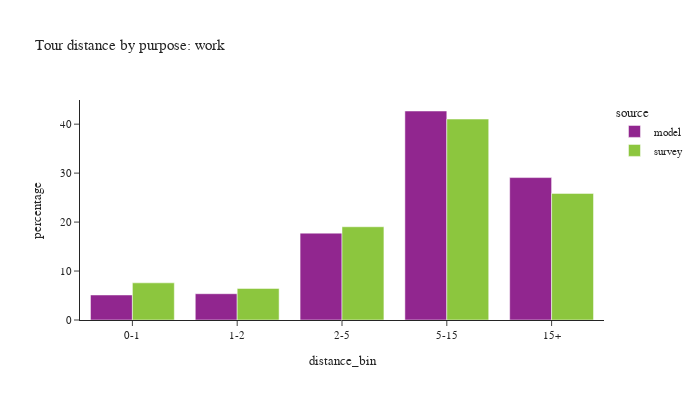

Write notebook code for a chart like this one.
### Code cell
plot_bins(tour, tour['pdpurp'] == 1, 'work')

### Figure 1 — Plotly figure (JSON) as saved in the notebook; plotly's stock layout.template omitted (floating-point values rounded to 4 significant figures)
{"data": [{"alignmentgroup": "True", "customdata": [[8136], [8542], [28239], [67939], [46292]], "hovertemplate": "source=model<br>distance_bin=%{x}<br>percentage=%{y}<br>sample count=%{customdata[0]}<extra></extra>", "legendgroup": "model", "marker": {"color": "#91268F", "pattern": {"shape": ""}}, "name": "model", "offsetgroup": "model", "orientation": "v", "showlegend": true, "textposition": "auto", "type": "bar", "x": ["0-1", "1-2", "2-5", "5-15", "15+"], "xaxis": "x", "y": [5.112, 5.367, 17.74, 42.69, 29.09], "yaxis": "y"}, {"alignmentgroup": "True", "customdata": [[332], [264], [578], [910], [462]], "hovertemplate": "source=survey<br>distance_bin=%{x}<br>percentage=%{y}<br>sample count=%{customdata[0]}<extra></extra>", "legendgroup": "survey", "marker": {"color": "#8CC63E", "pattern": {"shape": ""}}, "name": "survey", "offsetgroup": "survey", "orientation": "v", "showlegend": true, "textposition": "auto", "type": "bar", "x": ["0-1", "1-2", "2-5", "5-15", "15+"], "xaxis": "x", "y": [7.593, 6.452, 19.05, 41.05, 25.86], "yaxis": "y"}], "layout": {"barmode": "group", "font": {"size": 11}, "height": 400, "legend": {"title": {"text": "source"}, "tracegroupgap": 0}, "title": {"text": "Tour distance by purpose: work"}, "width": 700, "xaxis": {"anchor": "y", "domain": [0.0, 1.0], "title": {"text": "distance_bin"}}, "yaxis": {"anchor": "x", "domain": [0.0, 1.0], "title": {"text": "percentage"}}}}
